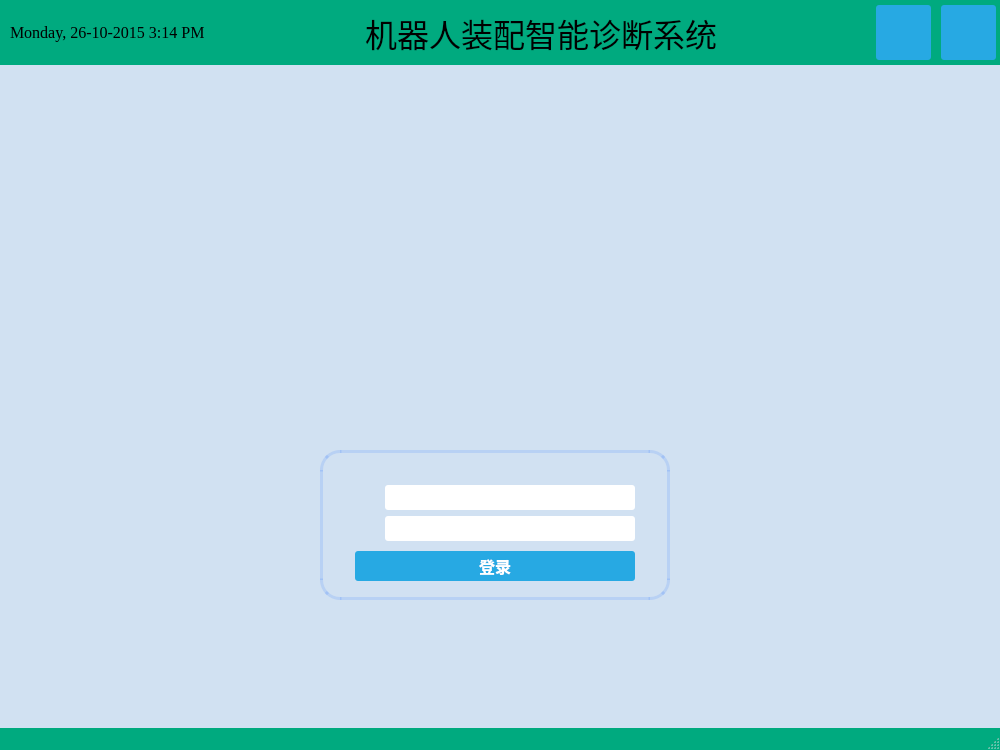
<?xml version="1.0" encoding="UTF-8"?>
<ui version="4.0">
 <class>Login</class>
 <widget class="QMainWindow" name="Login">
  <property name="geometry">
   <rect>
    <x>0</x>
    <y>0</y>
    <width>1000</width>
    <height>750</height>
   </rect>
  </property>
  <property name="font">
   <font>
    <family>Times New Roman</family>
    <pointsize>12</pointsize>
    <weight>75</weight>
    <bold>true</bold>
   </font>
  </property>
  <property name="windowTitle">
   <string>Login</string>
  </property>
  <property name="styleSheet">
   <string notr="true">QLineEdit { border-radius: 3px;}

QLabel { color: black; }

QPushButton#loginButon,#restartButton,#shutdownButton
{
	color: white;
	background-color: #27a9e3;
	border-width: 0px;
	border-radius: 3px;
}

QPushButton:hover { background-color: #66c011; }

QWidget#centralWidget
{
	background:rgba(85, 170, 255,50)

}

QWidget#loginForm
{
	border-radius:20;
	border:3px solid rgba(0, 85, 255,30);
}
QStatusBar
{
	
	background-color: rgb(0, 170, 127);
}</string>
  </property>
  <widget class="QWidget" name="centralWidget">
   <property name="styleSheet">
    <string notr="true"/>
   </property>
   <widget class="QWidget" name="topPanel" native="true">
    <property name="geometry">
     <rect>
      <x>0</x>
      <y>0</y>
      <width>1001</width>
      <height>65</height>
     </rect>
    </property>
    <property name="styleSheet">
     <string notr="true">#topPanel { background-color:
rgb(0, 170, 127); }</string>
    </property>
    <layout class="QHBoxLayout" name="horizontalLayout">
     <property name="spacing">
      <number>10</number>
     </property>
     <property name="leftMargin">
      <number>10</number>
     </property>
     <property name="topMargin">
      <number>5</number>
     </property>
     <property name="rightMargin">
      <number>5</number>
     </property>
     <property name="bottomMargin">
      <number>5</number>
     </property>
     <item>
      <widget class="QLabel" name="currentDateTime">
       <property name="sizePolicy">
        <sizepolicy hsizetype="Fixed" vsizetype="Preferred">
         <horstretch>0</horstretch>
         <verstretch>0</verstretch>
        </sizepolicy>
       </property>
       <property name="font">
        <font>
         <family>Times New Roman</family>
         <pointsize>12</pointsize>
        </font>
       </property>
       <property name="text">
        <string>Monday, 26-10-2015 3:14 PM</string>
       </property>
      </widget>
     </item>
     <item>
      <spacer name="horizontalSpacer_2">
       <property name="orientation">
        <enum>Qt::Horizontal</enum>
       </property>
       <property name="sizeType">
        <enum>QSizePolicy::Expanding</enum>
       </property>
       <property name="sizeHint" stdset="0">
        <size>
         <width>60</width>
         <height>20</height>
        </size>
       </property>
      </spacer>
     </item>
     <item>
      <widget class="QLabel" name="label_3">
       <property name="font">
        <font>
         <family>楷体</family>
         <pointsize>24</pointsize>
        </font>
       </property>
       <property name="text">
        <string>机器人装配智能诊断系统</string>
       </property>
      </widget>
     </item>
     <item>
      <spacer name="horizontalSpacer">
       <property name="orientation">
        <enum>Qt::Horizontal</enum>
       </property>
       <property name="sizeHint" stdset="0">
        <size>
         <width>40</width>
         <height>20</height>
        </size>
       </property>
      </spacer>
     </item>
     <item>
      <widget class="QPushButton" name="shutdownButton">
       <property name="sizePolicy">
        <sizepolicy hsizetype="Fixed" vsizetype="Fixed">
         <horstretch>0</horstretch>
         <verstretch>0</verstretch>
        </sizepolicy>
       </property>
       <property name="minimumSize">
        <size>
         <width>55</width>
         <height>55</height>
        </size>
       </property>
       <property name="text">
        <string/>
       </property>
       <property name="icon">
        <iconset resource="resources.qrc">
         <normaloff>:/icons/rsc/shutdown_icon.png</normaloff>:/icons/rsc/shutdown_icon.png</iconset>
       </property>
       <property name="iconSize">
        <size>
         <width>50</width>
         <height>50</height>
        </size>
       </property>
      </widget>
     </item>
     <item>
      <widget class="QPushButton" name="restartButton">
       <property name="sizePolicy">
        <sizepolicy hsizetype="Fixed" vsizetype="Fixed">
         <horstretch>0</horstretch>
         <verstretch>0</verstretch>
        </sizepolicy>
       </property>
       <property name="minimumSize">
        <size>
         <width>55</width>
         <height>55</height>
        </size>
       </property>
       <property name="text">
        <string/>
       </property>
       <property name="icon">
        <iconset resource="resources.qrc">
         <normaloff>:/icons/rsc/restart_icon.png</normaloff>:/icons/rsc/restart_icon.png</iconset>
       </property>
       <property name="iconSize">
        <size>
         <width>50</width>
         <height>50</height>
        </size>
       </property>
      </widget>
     </item>
    </layout>
   </widget>
   <widget class="QWidget" name="loginForm" native="true">
    <property name="geometry">
     <rect>
      <x>320</x>
      <y>450</y>
      <width>350</width>
      <height>150</height>
     </rect>
    </property>
    <property name="sizePolicy">
     <sizepolicy hsizetype="Fixed" vsizetype="Fixed">
      <horstretch>0</horstretch>
      <verstretch>0</verstretch>
     </sizepolicy>
    </property>
    <property name="minimumSize">
     <size>
      <width>350</width>
      <height>150</height>
     </size>
    </property>
    <property name="styleSheet">
     <string notr="true"/>
    </property>
    <layout class="QVBoxLayout" name="verticalLayout_2">
     <property name="leftMargin">
      <number>35</number>
     </property>
     <property name="topMargin">
      <number>35</number>
     </property>
     <property name="rightMargin">
      <number>35</number>
     </property>
     <property name="bottomMargin">
      <number>25</number>
     </property>
     <item>
      <layout class="QHBoxLayout" name="horizontalLayout_6">
       <item>
        <widget class="QLabel" name="label">
         <property name="sizePolicy">
          <sizepolicy hsizetype="Fixed" vsizetype="Fixed">
           <horstretch>0</horstretch>
           <verstretch>0</verstretch>
          </sizepolicy>
         </property>
         <property name="minimumSize">
          <size>
           <width>24</width>
           <height>24</height>
          </size>
         </property>
         <property name="font">
          <font>
           <family>Times New Roman</family>
           <pointsize>12</pointsize>
           <weight>75</weight>
           <bold>true</bold>
          </font>
         </property>
         <property name="text">
          <string/>
         </property>
         <property name="pixmap">
          <pixmap resource="resources.qrc">:/icons/rsc/用户.png</pixmap>
         </property>
         <property name="scaledContents">
          <bool>false</bool>
         </property>
        </widget>
       </item>
       <item>
        <widget class="QLineEdit" name="username">
         <property name="minimumSize">
          <size>
           <width>0</width>
           <height>25</height>
          </size>
         </property>
        </widget>
       </item>
      </layout>
     </item>
     <item>
      <layout class="QHBoxLayout" name="horizontalLayout_4">
       <item>
        <widget class="QLabel" name="label_2">
         <property name="sizePolicy">
          <sizepolicy hsizetype="Fixed" vsizetype="Fixed">
           <horstretch>0</horstretch>
           <verstretch>0</verstretch>
          </sizepolicy>
         </property>
         <property name="minimumSize">
          <size>
           <width>24</width>
           <height>24</height>
          </size>
         </property>
         <property name="font">
          <font>
           <family>Times New Roman</family>
           <pointsize>12</pointsize>
           <weight>75</weight>
           <bold>true</bold>
          </font>
         </property>
         <property name="text">
          <string/>
         </property>
         <property name="pixmap">
          <pixmap resource="resources.qrc">:/icons/rsc/密码.png</pixmap>
         </property>
        </widget>
       </item>
       <item>
        <widget class="QLineEdit" name="password">
         <property name="minimumSize">
          <size>
           <width>0</width>
           <height>25</height>
          </size>
         </property>
        </widget>
       </item>
      </layout>
     </item>
     <item>
      <spacer name="verticalSpacer_4">
       <property name="orientation">
        <enum>Qt::Vertical</enum>
       </property>
       <property name="sizeType">
        <enum>QSizePolicy::Fixed</enum>
       </property>
       <property name="sizeHint" stdset="0">
        <size>
         <width>20</width>
         <height>5</height>
        </size>
       </property>
      </spacer>
     </item>
     <item>
      <widget class="QPushButton" name="loginButon">
       <property name="minimumSize">
        <size>
         <width>0</width>
         <height>30</height>
        </size>
       </property>
       <property name="font">
        <font>
         <family>Times New Roman</family>
         <pointsize>12</pointsize>
         <weight>75</weight>
         <bold>true</bold>
        </font>
       </property>
       <property name="text">
        <string>登录</string>
       </property>
      </widget>
     </item>
    </layout>
   </widget>
   <widget class="QWidget" name="widget" native="true">
    <property name="geometry">
     <rect>
      <x>249</x>
      <y>119</y>
      <width>461</width>
      <height>261</height>
     </rect>
    </property>
    <widget class="QLabel" name="label_4">
     <property name="geometry">
      <rect>
       <x>90</x>
       <y>30</y>
       <width>271</width>
       <height>191</height>
      </rect>
     </property>
     <property name="sizePolicy">
      <sizepolicy hsizetype="Preferred" vsizetype="Preferred">
       <horstretch>0</horstretch>
       <verstretch>0</verstretch>
      </sizepolicy>
     </property>
     <property name="text">
      <string/>
     </property>
     <property name="pixmap">
      <pixmap resource="resources.qrc">:/images/rsc/robot.png</pixmap>
     </property>
     <property name="scaledContents">
      <bool>true</bool>
     </property>
    </widget>
   </widget>
  </widget>
  <widget class="QStatusBar" name="statusBar"/>
 </widget>
 <layoutdefault spacing="6" margin="11"/>
 <resources>
  <include location="resources.qrc"/>
 </resources>
 <connections/>
</ui>
